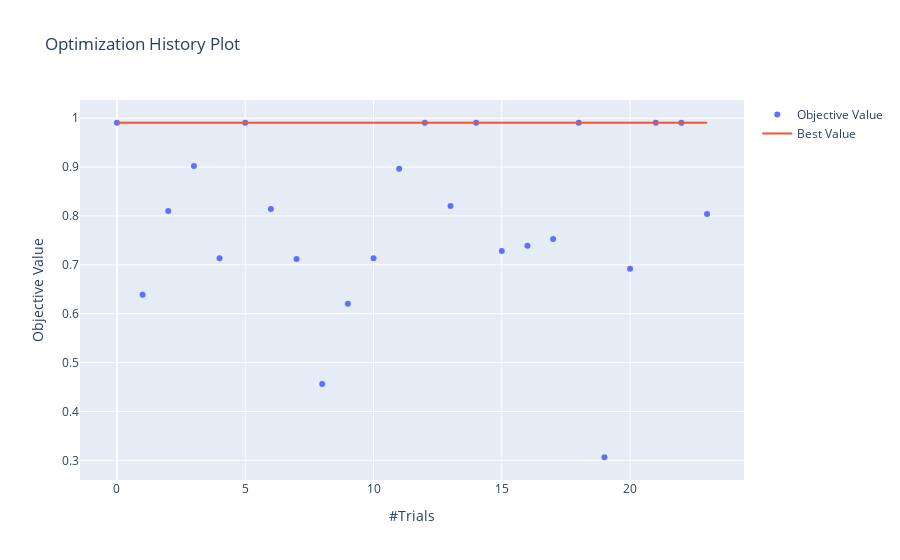

Write notebook code for a chart like this one.
### Code cell
optuna.visualization.plot_param_importances(study) # 파라미터 중요도 확인 그래프
optuna.visualization.plot_optimization_history(study) # 최적화 과정 시각화

### Figure 1 — Plotly figure (JSON) as saved in the notebook; plotly's stock layout.template omitted (floating-point values rounded to 4 significant figures)
{"data": [{"mode": "markers", "name": "Objective Value", "type": "scatter", "x": [0, 1, 2, 3, 4, 5, 6, 7, 8, 9, 10, 11, 12, 13, 14, 15, 16, 17, 18, 19, 20, 21, 22, 23], "y": [0.9907, 0.639, 0.8101, 0.9022, 0.7136, 0.9907, 0.8144, 0.7119, 0.4564, 0.6206, 0.7136, 0.8967, 0.9907, 0.8206, 0.9907, 0.7281, 0.739, 0.7528, 0.9907, 0.3063, 0.6918, 0.9907, 0.9907, 0.8042]}, {"name": "Best Value", "type": "scatter", "x": [0, 1, 2, 3, 4, 5, 6, 7, 8, 9, 10, 11, 12, 13, 14, 15, 16, 17, 18, 19, 20, 21, 22, 23], "y": [0.9907, 0.9907, 0.9907, 0.9907, 0.9907, 0.9907, 0.9907, 0.9907, 0.9907, 0.9907, 0.9907, 0.9907, 0.9907, 0.9907, 0.9907, 0.9907, 0.9907, 0.9907, 0.9907, 0.9907, 0.9907, 0.9907, 0.9907, 0.9907]}], "layout": {"title": {"text": "Optimization History Plot"}, "xaxis": {"title": {"text": "#Trials"}}, "yaxis": {"title": {"text": "Objective Value"}}}}
